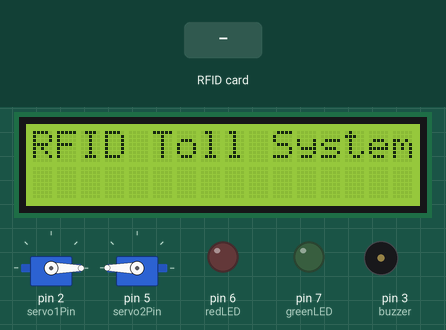
Recording of a sketch running on a simulated Arduino Uno, built with avr-gcc and run on an emulated ATmega328P. Shown: 2 × servo, 16×2 character LCD, output pins drawn as LEDs (lit = HIGH), buzzer (waves = sounding, pin HIGH). The inputs (shaded band) are chosen by the test bench. Pins used as bus, display or sensor lines are not drawn; what the sketch prints to the serial monitor is not drawn.

Above: at 0.2 s.
3.4 s: RFID card 71 4A A6 08 held to the reader
At 4.0 s:
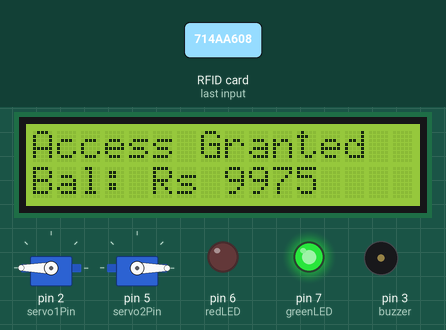
At 7.6 s:
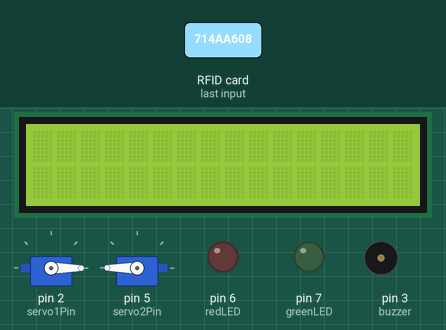
Timing chart, 0 to 9.1 s (numbered marks = the images above; inputs shaded):
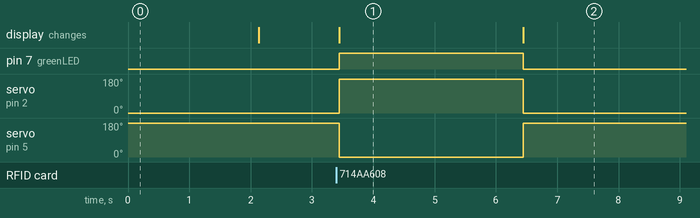

The sketch:

rfid_toll_system.ino
```cpp
#include <SPI.h>
#include <MFRC522.h>
#include <Servo.h>
#include <Wire.h>
#include <LiquidCrystal_I2C.h>

// RFID Setup
#define SS_PIN 10
#define RST_PIN 9
MFRC522 rfid(SS_PIN, RST_PIN);

// Servo Setup
Servo servo1;
Servo servo2;
int servo1Pin = 2;
int servo2Pin = 5;

// LEDs, Buzzer
int greenLED = 7;
int redLED = 6;
int buzzer = 3;

// LCD
LiquidCrystal_I2C lcd(0x27, 16, 2);

// Card UID (replace with your actual UID)
byte validCard[4] = {0x71, 0x4A, 0xA6, 0x08};

// Balance and Toll
int balance = 10000;    // Initial balance
int tollCharge = 25;    // Per entry

void setup() {
  Serial.begin(9600);
  SPI.begin();
  rfid.PCD_Init();

  servo1.attach(servo1Pin);
  servo2.attach(servo2Pin);

  // Initial positions for opposite rotation
  servo1.write(0);     // Start at 0°
  servo2.write(180);   // Start at 180°

  pinMode(greenLED, OUTPUT);
  pinMode(redLED, OUTPUT);
  pinMode(buzzer, OUTPUT);

  lcd.init();
  lcd.backlight();
  lcd.setCursor(0, 0);
  lcd.print("RFID Toll System");
  delay(2000);
  lcd.clear();
}

void loop() {
  if (!rfid.PICC_IsNewCardPresent() || !rfid.PICC_ReadCardSerial()) return;

  Serial.print("Scanned UID: ");
  for (byte i = 0; i < 4; i++) {
    Serial.print(rfid.uid.uidByte[i], HEX);
    Serial.print(" ");
  }
  Serial.println();

  if (isValidCard(rfid.uid.uidByte)) {
    if (balance >= tollCharge) {
      balance -= tollCharge;
      openGate();
    } else {
      showInsufficientBalance();
    }
  } else {
    denyAccess();
  }

  rfid.PICC_HaltA();
  rfid.PCD_StopCrypto1();
  delay(2000);
}

bool isValidCard(byte *uid) {
  for (byte i = 0; i < 4; i++) {
    if (uid[i] != validCard[i]) return false;
  }
  return true;
}

void openGate() {
  lcd.clear();
  lcd.setCursor(0, 0);
  lcd.print("Access Granted");
  lcd.setCursor(0, 1);
  lcd.print("Bal: Rs ");
  lcd.print(balance);

  digitalWrite(greenLED, HIGH);
  digitalWrite(redLED, LOW);
  digitalWrite(buzzer, LOW);

  // Rotate servos
  servo1.write(180);  // Clockwise
  servo2.write(0);    // Anti-clockwise
  delay(3000);        // Keep gate open for 3 seconds

  // Return to original positions
  servo1.write(0);
  servo2.write(180);

  digitalWrite(greenLED, LOW);
  lcd.clear();
}

void denyAccess() {
  lcd.clear();
  lcd.setCursor(0, 0);
  lcd.print("Access Denied");

  digitalWrite(redLED, HIGH);
  digitalWrite(buzzer, HIGH);
  delay(2000);
  digitalWrite(redLED, LOW);
  digitalWrite(buzzer, LOW);

  lcd.clear();
}

void showInsufficientBalance() {
  lcd.clear();
  lcd.setCursor(0, 0);
  lcd.print("Low Balance!");
  lcd.setCursor(0, 1);
  lcd.print("Add Funds");

  digitalWrite(redLED, HIGH);
  delay(3000);
  digitalWrite(redLED, LOW);

  lcd.clear();
}
```

Measured:
- after the input at 3.4 s, pin 7 (greenLED): LOW → HIGH at once, → LOW 3.0 s later; servo on pin 2 (servo1Pin): 0° → 180° at once, → 0° 3.0 s later; servo on pin 5 (servo2Pin): 180° → 0° at once, → 180° 3.0 s later; the display: changes at once (image 1)
- what the display in image 1 shows lasts 3.0 s, from 3.4 s to 6.4 s
